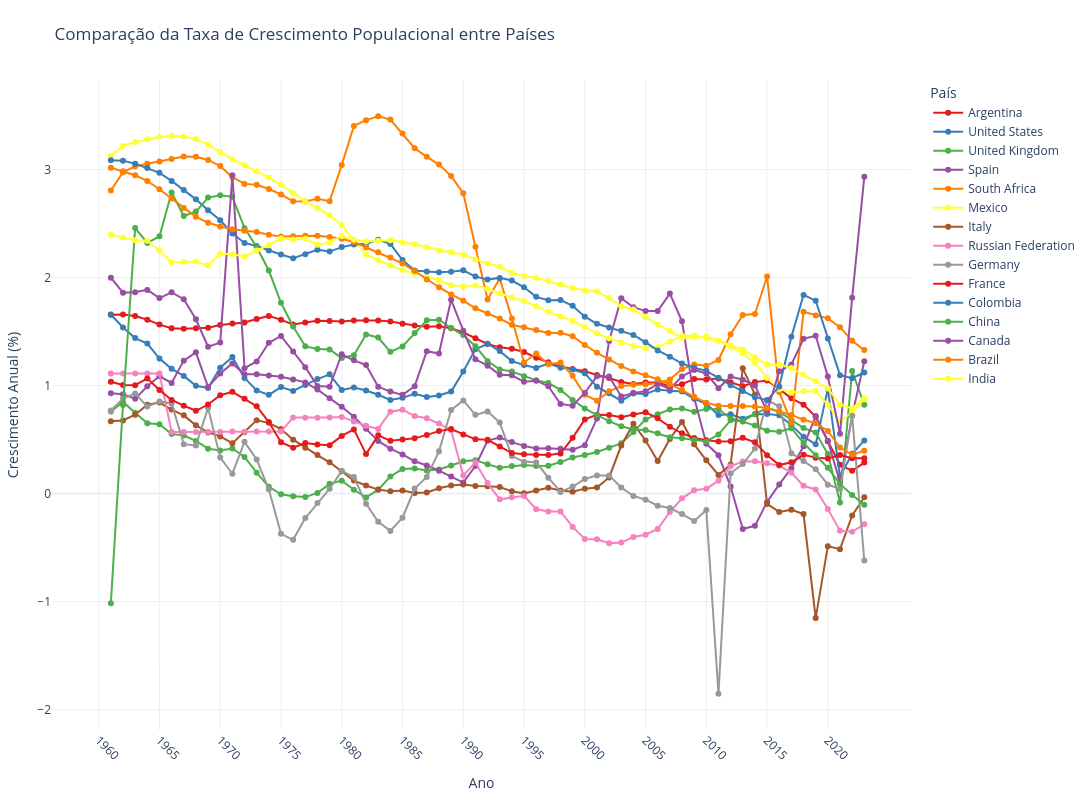

The cell this chart's notebook holds for it:
### Code cell
import plotly.express as px

# Filtrar os dados de crescimento populacional
dados_crescimento = dados_comparacao[dados_comparacao['Indicator Name'] == 'Population growth (annual %)']
dados_crescimento = dados_crescimento.sort_values(by='Year')

# Definir os ticks do eixo X com espaçamento adequado
anos_min = int(dados_crescimento["Year"].min())
anos_max = int(dados_crescimento["Year"].max())
tick_spacing = 5 if (anos_max - anos_min) > 10 else 1
tick_vals = list(range(anos_min, anos_max + 1, tick_spacing))

# Criar gráfico de linhas com marcadores e cores distintas usando a paleta Set1
fig = px.line(
    dados_crescimento,
    x='Year',
    y='Value',
    color='Country Name',
    markers=True,
    title='Comparação da Taxa de Crescimento Populacional entre Países',
    color_discrete_sequence=px.colors.qualitative.Set1  # Paleta com cores bem diferentes
)

# Atualizar os ticks do eixo X com rotação de 45° e valores definidos
fig.update_xaxes(
    tickangle=45,
    tickmode='array',
    tickvals=tick_vals,
    title="Ano"
)

# Atualizar o rótulo do eixo Y
fig.update_yaxes(title="Crescimento Anual (%)")

# Atualizar o layout do gráfico para um visual limpo e dimensionamento adequado
fig.update_layout(
    template='plotly_white',
    xaxis_title='Ano',
    yaxis_title='Crescimento Anual (%)',
    legend_title_text='País',
    width=1400,
    height=800,
    margin=dict(l=50, r=150, t=80, b=50)
)

fig.show()
